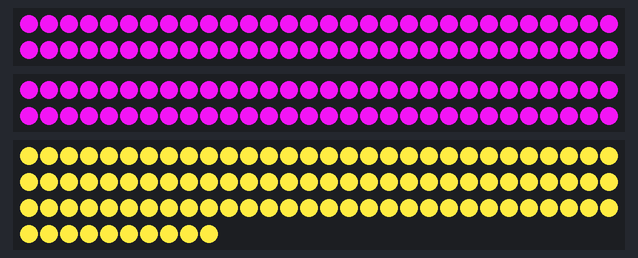
This sketch was run on a simulated Arduino Uno, built with avr-gcc and run on an emulated ATmega328P. Shown: 2 × 60 RGB LEDs in strip order, left to right, continuing on the next row, 100 RGB LEDs in strip order, left to right, continuing on the next row.

Above: at 0.1 s.

The sketch:

JokerSideFormsBackup.ino
```cpp
#include <FastLED.h>

#define NUM_LEDS_STRIP1 60
#define NUM_LEDS_STRIP2 60
#define NUM_LEDS_STRIP3 100

#define PIN_STRIP1 2
#define PIN_STRIP2 3
#define PIN_STRIP3 4

#define LED_TYPE WS2811
#define COLOR_ORDER GRB

CRGB leds_strip1[NUM_LEDS_STRIP1];
CRGB leds_strip2[NUM_LEDS_STRIP2];
CRGB leds_strip3[NUM_LEDS_STRIP3];

void setup() {
  FastLED.addLeds<LED_TYPE, PIN_STRIP1, COLOR_ORDER>(leds_strip1, NUM_LEDS_STRIP1);
  FastLED.addLeds<LED_TYPE, PIN_STRIP2, COLOR_ORDER>(leds_strip2, NUM_LEDS_STRIP2);
  FastLED.addLeds<LED_TYPE, PIN_STRIP3, COLOR_ORDER>(leds_strip3, NUM_LEDS_STRIP3);

  // Set static colors on each strip:
  fill_solid(leds_strip1, NUM_LEDS_STRIP1, CRGB(220, 19, 223));
  fill_solid(leds_strip2, NUM_LEDS_STRIP2, CRGB(220, 19, 223));
  fill_solid(leds_strip3, NUM_LEDS_STRIP3, CRGB(255, 236, 66));

  FastLED.show();
}

void loop() {
  // No dynamic effects; all strips remain static.
}
```
